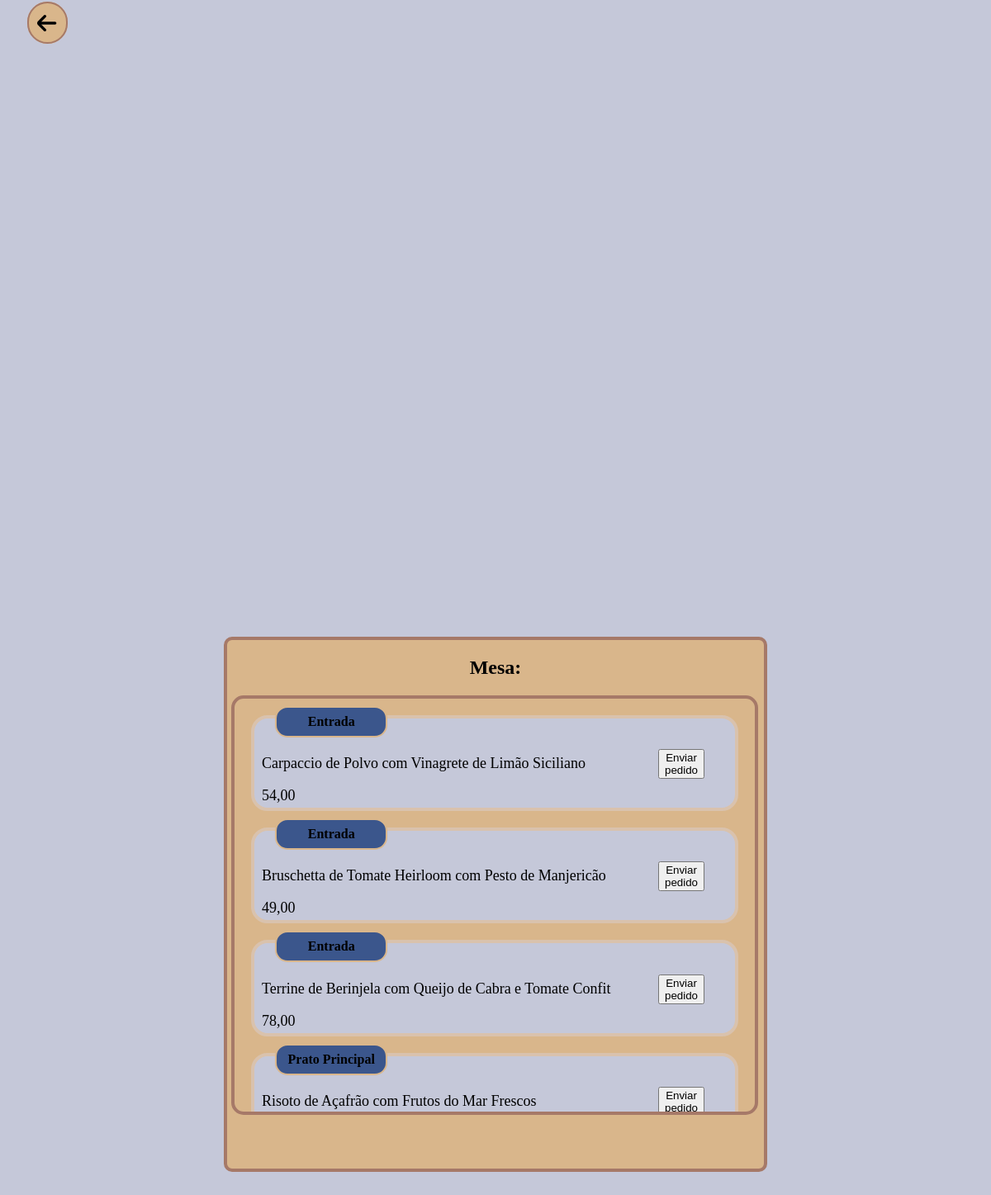
Page /mesa/novo_pedido.php (signed in) on the committed database.
### tables this page shows
CREATE TABLE produto (
    id_produto INT PRIMARY KEY AUTO_INCREMENT,
    valor_produto VARCHAR(100),
    nome_produto VARCHAR(100),
    tipo_produto VARCHAR(100)
);

### mesa/novo_pedido.php (the view, shortened to what this page needs)
<?php
   include('../connection.php');
   $id_atualMessa = $_GET["id_mesa"];
   $sqlProd = "SELECT * FROM produto";
   $resultPord = $conn->query($sqlProd);
?>
<!DOCTYPE html>
<html lang="en">
<head>
    <link rel="stylesheet" href="novas_pedidoStyle.css">
</head>
    <body>
    <a id="botaoVoltar" href="../mesa/menuMesas.php"><img src="../imagens/iconVoltar.png" alt="voltarHome" style="width: 40px; height: 40px"></a>
    <div id="menumessas">
        <h2>Mesa:  <?php echo $id_atualMessa?></h2>
        <div id="conteinerProdutos">
          <?php
    if ($resultPord->num_rows > 0) {
        while ($row = $resultPord->fetch_assoc()) {
?>
            <div>
                <?php  echo'<div class="boxProduto" id="boxProduto'.$row["id_produto"].'">'?>
                <?php echo'<h4>'.$row["tipo_produto"].'</h4>'?>
                    <?php echo'<p>'.$row["nome_produto"].'</p>'?>
                    <?php echo'<p>'.$row["valor_produto"].'</p>'?>
                    <div id="contButton">
                        <div>
                            <?php echo '<form method="post" action="enviar_pedidos_php.php">
                                        <input type="hidden" name="id_prod" value="' . $row["id_produto"] . '">
                                        <input type="hidden" name="id_mesas" value="' . $id_atualMessa . '">
                                        <button type="submit">Enviar pedido</button>
                                         </form>';
                                         ?>
                        </div>
                    </div>
                </div>
            </div>
<?php
        }
    }
?>

### mesa/novas_pedidoStyle.css (style rules this page uses)
body { background-color: #C5C8D9; }
h2 { display: flex; position: relative; justify-content: center; align-items: center; color: #000; }
h4 { text-align: center; width: 20%; padding: 8px 8px; border-radius: 15px; margin-top: -15px; margin-left: 25px; background-color: #3B568C; border: 2px solid #D9B68B; }
p { color: #000; font-size: large; width: 455px; }
#menumessas { color: rgb(255, 255, 255); position: fixed; top: 50%; left: 50%; transform: translate(-50%, -50%); width: 650px; height: 640px; border: 4px solid #A67968; border-radius: 20px; background-color: #D9B68B; border-radius: 10px; z-index: 1000; }
#botaoVoltar { background-color: #D9B68B; color: #fff; text-decoration: none; cursor: pointer; border: 2px solid #A67968; padding: 30px 5px 0px 0px; border-radius: 100px; margin-left: 25px; }
#conteinerProdutos { position: relative; width: 630px; height: 500px; overflow-x: hidden; border: 4px solid #A67968; margin-top: 11px; margin-bottom: 11px; margin-left: 5px; border-radius: 15px; }
.boxProduto { color: #000; margin: 20px; height: auto; background-color: #C5C8D9 ; border: 4px solid #D9C2AD; border-radius: 20px; }
.boxProduto > p { margin-left: 9px; }
#contButton { width: 35px; margin-left: 489px; margin-top: -85px; margin-bottom: 35px; border-radius: 25px; }
form { display: flex; flex-wrap: wrap; }

### rows in the picture
produto: tipo_produto "Entrada", nome_produto "Carpaccio de Polvo com Vinagrete de Limão Siciliano", valor_produto "54,00"
produto: tipo_produto "Entrada", nome_produto "Bruschetta de Tomate Heirloom com Pesto de Manjericão", valor_produto "49,00"
produto: tipo_produto "Entrada", nome_produto "Terrine de Berinjela com Queijo de Cabra e Tomate Confit", valor_produto "78,00"
produto: tipo_produto "Prato Principal", nome_produto "Risoto de Açafrão com Frutos do Mar Frescos"
